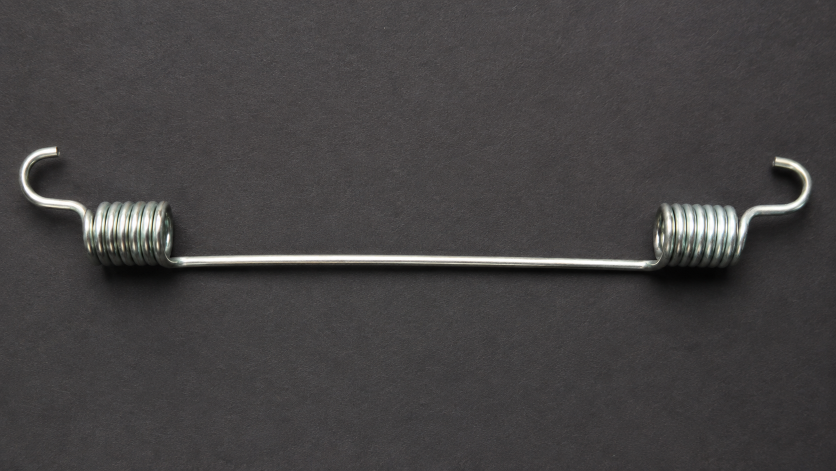
#> input picture 2.png, 1672 x 941 px (shown at 1/2 size)
$ python ObjAnalysis0.py
#> lines starting #> are read from the running program, lines starting #| are printed output that depends on the picture; after the words box and inside, x2 and y2 are one past the last pixel; in counts of white or black regions, pixels touching at a corner belong together
import cv2
import numpy as np

image = cv2.imread("2.png")
#> image is the input picture: shape (941, 1672, 3); mean B, G, R 66.8, 66.5, 68.7

# Resize if necessary
image = cv2.resize(image, (900, 600))
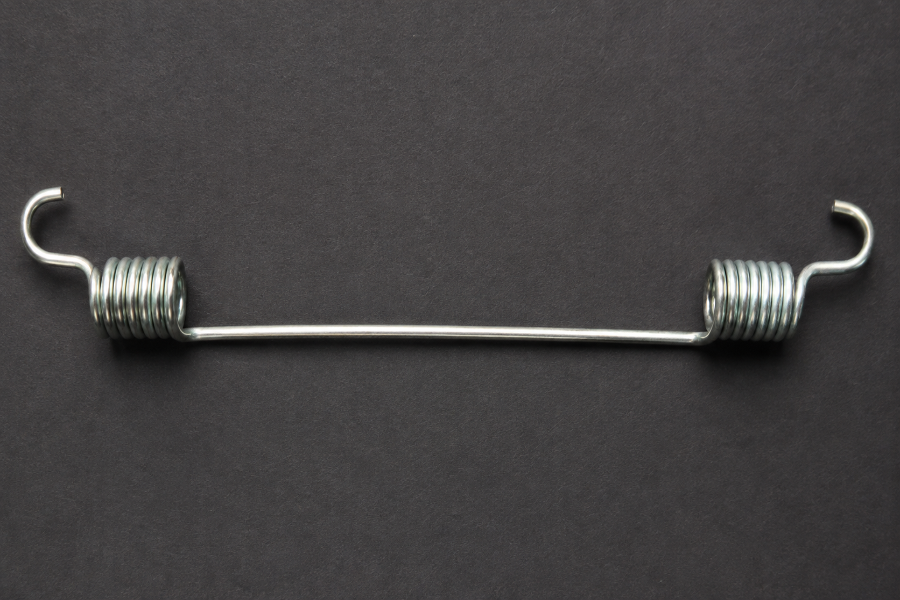
#> image: shape (600, 900, 3); mean B, G, R 66.7, 66.3, 68.6

result = image.copy()

# Convert to grayscale
gray = cv2.cvtColor(image, cv2.COLOR_BGR2GRAY)

# Bilateral filter
blur = cv2.bilateralFilter(image, 11, 75, 75)

# Adaptive threshold
binary = cv2.adaptiveThreshold(
    gray,
    255,
    cv2.ADAPTIVE_THRESH_GAUSSIAN_C,
    cv2.THRESH_BINARY_INV,
    11,
    3
)
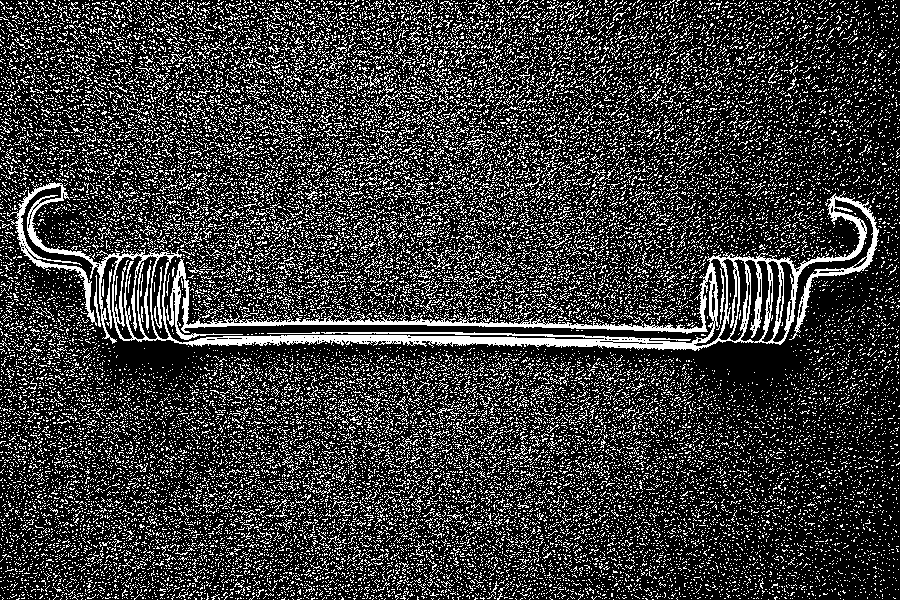
#> binary: shape (600, 900); 23% white in thin lines or dots

# Find contours
contours, hierarchy = cv2.findContours(
    binary,
    cv2.RETR_EXTERNAL,
    cv2.CHAIN_APPROX_SIMPLE
)
#> contours = 27300 contours, 27289 with area under 20; largest, box (x1, y1, x2, y2) and area: (7, 182, 879, 351) 21706, (106, 269, 112, 329) 80, (94, 275, 101, 327) 54, (418, 270, 431, 279) 35, (406, 27, 421, 43) 33

count = 0

for contour in contours:

    # Calculate contour area
    area = cv2.contourArea(contour)

    # Ignore small contours
    if area < 1000:
        continue

    count += 1

    # Get bounding rectangle
    x, y, w, h = cv2.boundingRect(contour)

    # Calculate aspect ratio
    aspect_ratio = w / float(h)

    # Calculate perimeter
    perimeter = cv2.arcLength(contour, True)

    # Approximate contour shape
    approx = cv2.approxPolyDP(
        contour,
        0.02 * perimeter,
        True
    )

    # Draw contour
    cv2.drawContours(
        result,
        [contour],
        -1,
        (0, 255, 0),
        2
    )

    # Draw bounding rectangle
    cv2.rectangle(
        result,
        (x, y),
        (x + w, y + h),
        (255, 0, 0),
        2
    )

    # Classify object
    if aspect_ratio > 3:
        shape = "Long Object"
    else:
        shape = "Other Object"

    cv2.putText(
        result,
        f"{shape} | Area: {int(area)} px2",
        (x, y - 35),
        cv2.FONT_HERSHEY_SIMPLEX,
        0.6,
        (0, 255, 0),
        2
    )

    cv2.putText(
        result,
        f"Width: {w}px | Height: {h}px",
        (x, y - 10),
        cv2.FONT_HERSHEY_SIMPLEX,
        0.6,
        (0, 255, 255),
        2
    )
#> this loop made 27300 passes
#> (contour, area) on passes 1 to 3: ([[843, 599]], 0), ([[768, 599]], 0), ([[652, 599], [653, 599]], 0)
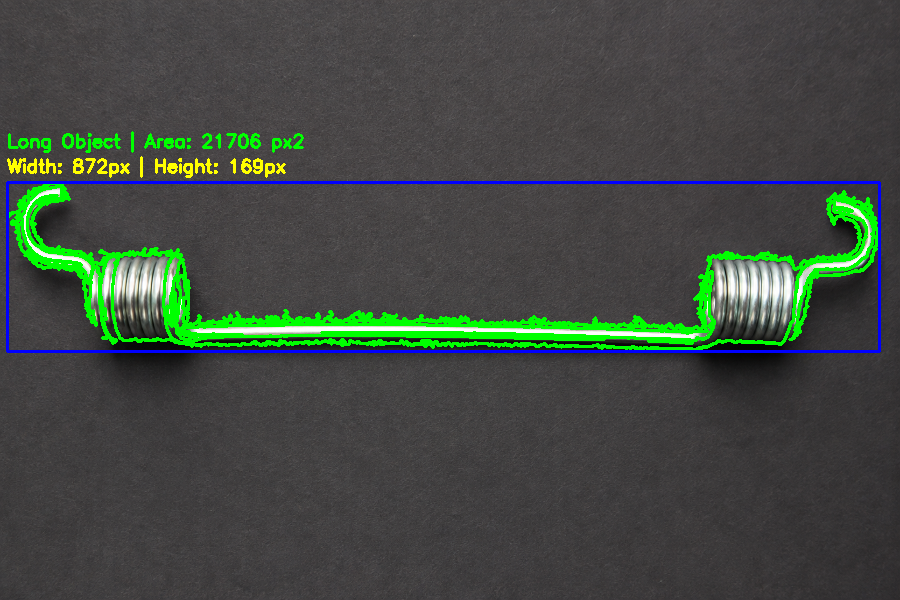
#> result: shape (600, 900, 3); 5.68% of pixels changed, all inside (x1, y1, x2, y2) = (6, 131, 881, 353)
#> after the loop, count = 1
print("Contour Points:")
for point in contour:
    x_point, y_point = point[0]
    print("(", x_point,", ", y_point, ")")
#> this loop made 11 passes
#> (x_point, y_point) on passes 1 to 11: (26, 0), (27, 1), (27, 2), (26, 3), (25, 3), (24, 2), (23, 2), (24, 2), (25, 3), (27, 3), (27, 1)
#| ( 26 ,  0 )
#| ( 27 ,  1 )
#| ( 27 ,  2 )
#| ( 26 ,  3 )
#| ( 25 ,  3 )
#| ( 24 ,  2 )
#| ( 23 ,  2 )
#| ( 24 ,  2 )
#> (further printed lines are left out)

cv2.putText(
    result,
    f"Total no. of Objects: {count}",
    (20, 40),
    cv2.FONT_HERSHEY_SIMPLEX,
    1,
    (0, 0, 255),
    2
)
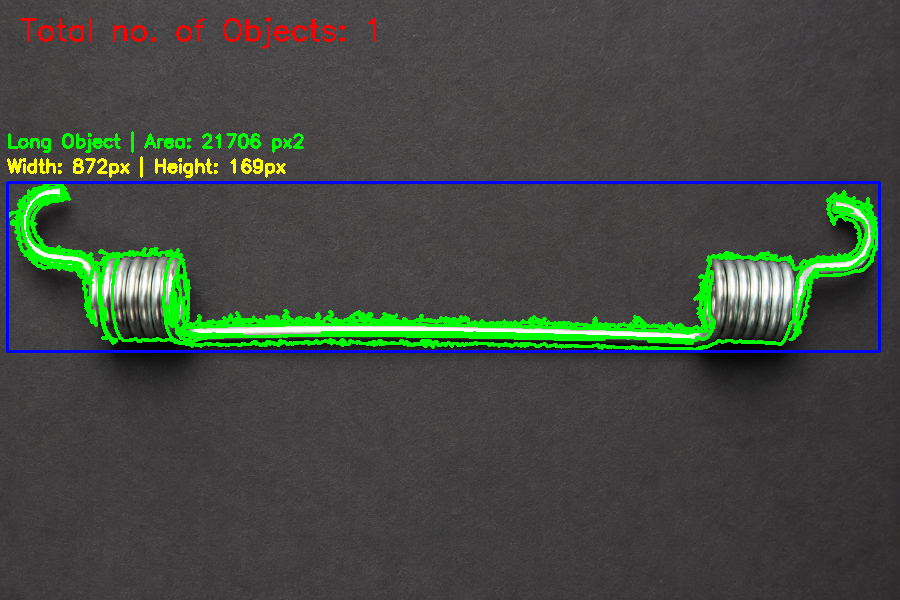
#> result: shape (600, 900, 3); 0.38% of pixels changed, all inside (x1, y1, x2, y2) = (20, 17, 376, 49)

print("Total Objects:", count)
#| Total Objects: 1

cv2.imshow("Original", image)
cv2.imshow("Binary", binary)
cv2.imshow("Final Result", result)

cv2.waitKey(0)
cv2.destroyAllWindows()

$ run again, with 2(1).png copied over 2.png
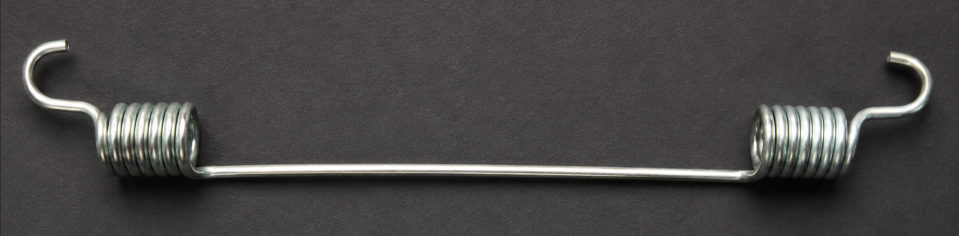
#> input picture 2(1).png, 1917 x 472 px (shown at 1/2 size)
#> image is the input picture: shape (472, 1917, 3); mean B, G, R 69.5, 69.8, 71.7
#> image: shape (600, 900, 3)
#> `binary = cv2.adaptiveThreshold( gray, 255, cv2.ADAPTIVE_THRESH_GAUSSIA..`:
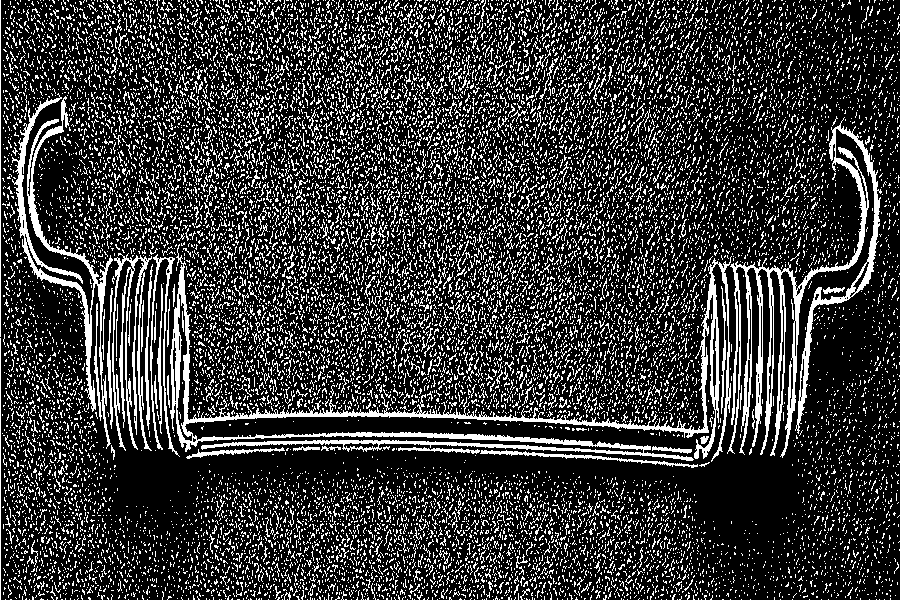
#> binary: shape (600, 900); 21.8% white in thin lines or dots
#> contours = 17134 contours, 17108 with area under 20; largest, box (x1, y1, x2, y2) and area: (170, 244, 732, 462) 8791, (727, 117, 882, 458) 6805, (12, 93, 113, 449) 3161, (112, 253, 152, 451) 1304, (150, 254, 180, 457) 504
#> the loop `for contour in contours:` made 17134 passes
#> contour on passes 1 to 3: [[884, 599]], [[879, 599]], [[876, 599]]
#> after the loop `for contour in contours:`: count = 4
#> the loop `for point in contour:` made 2 passes
#> (x_point, y_point) on passes 1 to 2: (0, 0), (0, 336)
#> (printed output is left out)
#> `cv2.putText( result, f"Total no. of Objects: {count}", (20, 40), cv2.F..`:
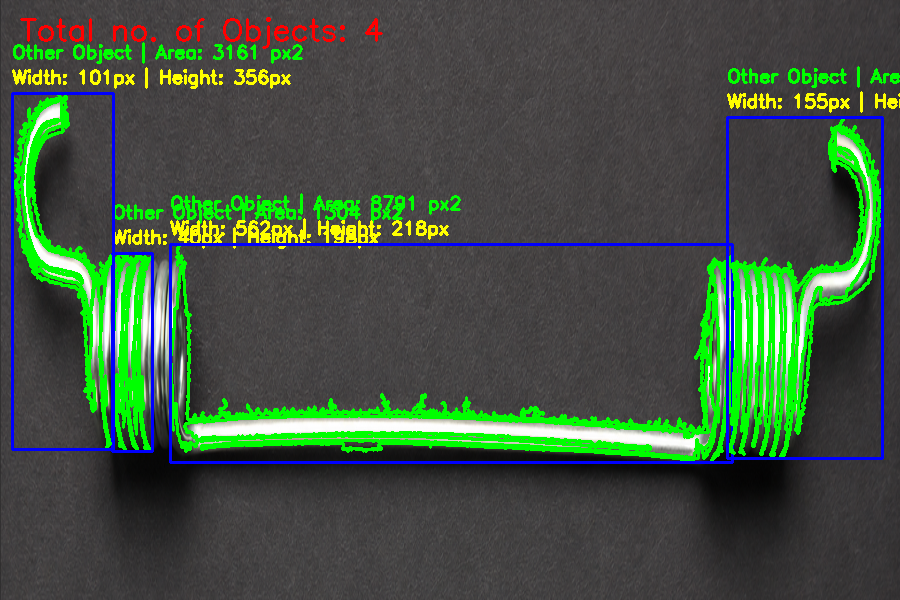
#> result: shape (600, 900, 3); mean B, G, R 64.7, 83.4, 65.2
#| Total Objects: 4
